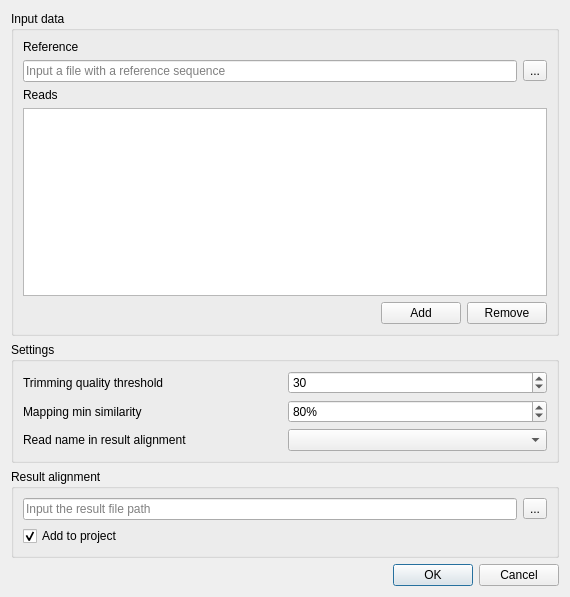
<?xml version="1.0" encoding="UTF-8"?>
<ui version="4.0">
 <class>AlignToReferenceBlastDialog</class>
 <widget class="QDialog" name="AlignToReferenceBlastDialog">
  <property name="geometry">
   <rect>
    <x>0</x>
    <y>0</y>
    <width>570</width>
    <height>597</height>
   </rect>
  </property>
  <property name="windowTitle">
   <string>Map Sanger Reads to Reference</string>
  </property>
  <layout class="QVBoxLayout" name="verticalLayout">
   <item>
    <widget class="QGroupBox" name="groupBox_2">
     <property name="title">
      <string>Input data</string>
     </property>
     <layout class="QVBoxLayout" name="verticalLayout_3">
      <item>
       <widget class="QLabel" name="label_2">
        <property name="text">
         <string>Reference</string>
        </property>
       </widget>
      </item>
      <item>
       <layout class="QHBoxLayout" name="horizontalLayout_3">
        <property name="topMargin">
         <number>0</number>
        </property>
        <item>
         <widget class="QLineEdit" name="referenceLineEdit">
          <property name="placeholderText">
           <string>Input a file with a reference sequence</string>
          </property>
         </widget>
        </item>
        <item>
         <widget class="QToolButton" name="setReferenceButton">
          <property name="text">
           <string>...</string>
          </property>
         </widget>
        </item>
       </layout>
      </item>
      <item>
       <widget class="QLabel" name="label">
        <property name="text">
         <string>Reads</string>
        </property>
       </widget>
      </item>
      <item>
       <widget class="QListWidget" name="readsListWidget"/>
      </item>
      <item>
       <layout class="QHBoxLayout" name="horizontalLayout_2">
        <item>
         <spacer name="horizontalSpacer">
          <property name="orientation">
           <enum>Qt::Horizontal</enum>
          </property>
          <property name="sizeHint" stdset="0">
           <size>
            <width>40</width>
            <height>20</height>
           </size>
          </property>
         </spacer>
        </item>
        <item>
         <widget class="QPushButton" name="addReadButton">
          <property name="text">
           <string>Add</string>
          </property>
         </widget>
        </item>
        <item>
         <widget class="QPushButton" name="removeReadButton">
          <property name="text">
           <string>Remove</string>
          </property>
         </widget>
        </item>
       </layout>
      </item>
     </layout>
    </widget>
   </item>
   <item>
    <widget class="QGroupBox" name="groupBox_3">
     <property name="title">
      <string>Settings</string>
     </property>
     <layout class="QGridLayout" name="gridLayout_2">
      <item row="0" column="1">
       <widget class="QSpinBox" name="qualitySpinBox">
        <property name="maximum">
         <number>999999999</number>
        </property>
        <property name="value">
         <number>30</number>
        </property>
       </widget>
      </item>
      <item row="1" column="0">
       <widget class="QLabel" name="label_4">
        <property name="text">
         <string>Mapping min similarity</string>
        </property>
       </widget>
      </item>
      <item row="1" column="1">
       <widget class="QSpinBox" name="minIdentitySpinBox">
        <property name="suffix">
         <string>%</string>
        </property>
        <property name="singleStep">
         <number>10</number>
        </property>
        <property name="value">
         <number>80</number>
        </property>
       </widget>
      </item>
      <item row="0" column="0">
       <widget class="QLabel" name="label_5">
        <property name="text">
         <string>Trimming quality threshold</string>
        </property>
       </widget>
      </item>
      <item row="2" column="0">
       <widget class="QLabel" name="lblRowNaming">
        <property name="text">
         <string>Read name in result alignment</string>
        </property>
       </widget>
      </item>
      <item row="2" column="1">
       <widget class="QComboBox" name="cbRowNaming"/>
      </item>
     </layout>
    </widget>
   </item>
   <item>
    <widget class="QGroupBox" name="groupBox">
     <property name="title">
      <string>Result alignment</string>
     </property>
     <layout class="QVBoxLayout" name="verticalLayout_2">
      <item>
       <layout class="QHBoxLayout" name="horizontalLayout">
        <item>
         <widget class="QLineEdit" name="outputLineEdit">
          <property name="placeholderText">
           <string>Input the result file path</string>
          </property>
         </widget>
        </item>
        <item>
         <widget class="QToolButton" name="setOutputButton">
          <property name="text">
           <string>...</string>
          </property>
         </widget>
        </item>
       </layout>
      </item>
      <item>
       <widget class="QCheckBox" name="addToProjectCheckbox">
        <property name="text">
         <string>Add to project</string>
        </property>
        <property name="checked">
         <bool>true</bool>
        </property>
       </widget>
      </item>
     </layout>
    </widget>
   </item>
   <item>
    <widget class="QDialogButtonBox" name="buttonBox">
     <property name="orientation">
      <enum>Qt::Horizontal</enum>
     </property>
     <property name="standardButtons">
      <set>QDialogButtonBox::Cancel|QDialogButtonBox::Ok</set>
     </property>
    </widget>
   </item>
  </layout>
 </widget>
 <resources/>
 <connections>
  <connection>
   <sender>buttonBox</sender>
   <signal>accepted()</signal>
   <receiver>AlignToReferenceBlastDialog</receiver>
   <slot>accept()</slot>
   <hints>
    <hint type="sourcelabel">
     <x>248</x>
     <y>254</y>
    </hint>
    <hint type="destinationlabel">
     <x>157</x>
     <y>274</y>
    </hint>
   </hints>
  </connection>
  <connection>
   <sender>buttonBox</sender>
   <signal>rejected()</signal>
   <receiver>AlignToReferenceBlastDialog</receiver>
   <slot>reject()</slot>
   <hints>
    <hint type="sourcelabel">
     <x>316</x>
     <y>260</y>
    </hint>
    <hint type="destinationlabel">
     <x>286</x>
     <y>274</y>
    </hint>
   </hints>
  </connection>
 </connections>
</ui>
